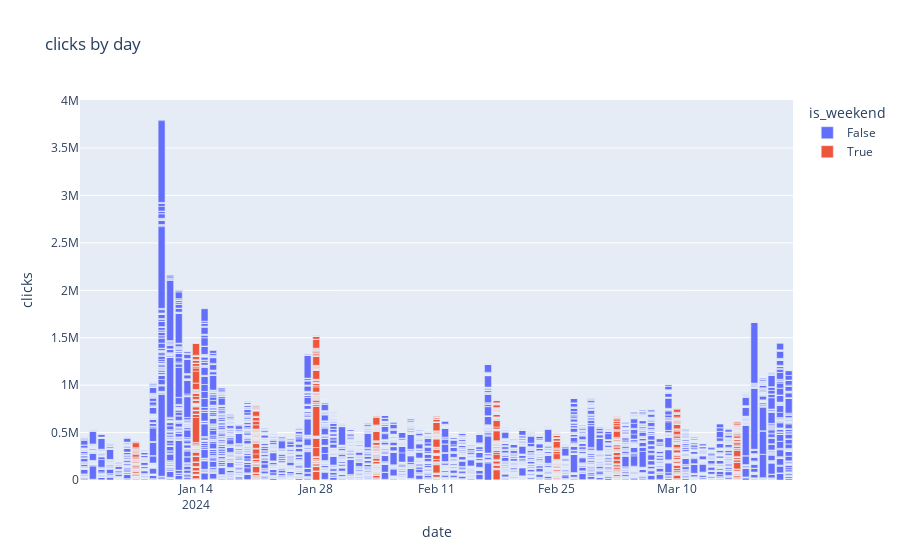

Write notebook code for a chart like this one.
### Code cell
# yearly_counts = df.groupby(['yr_built', 'historic_house']).size().reset_index(name='counts')
fig = px.bar(df_filtered, 
             x="date", 
             y="discover_clicks", 
             # text_auto=True, 
             color='is_weekend',
             title="clicks by day")
fig.update_layout(
    xaxis_title='date',
    yaxis_title="clicks"
)
fig.show()

### Figure 1 — Plotly figure (JSON) as saved in the notebook; plotly's stock layout.template omitted (floating-point values rounded to 4 significant figures; data arrays with more than 128 entries replaced by an {"elided": "..."} marker saying what was removed)
{"data": [{"alignmentgroup": "True", "hovertemplate": "is_weekend=False<br>date=%{x}<br>discover_clicks=%{y}<extra></extra>", "legendgroup": "False", "marker": {"color": "#636efa", "pattern": {"shape": ""}}, "name": "False", "offsetgroup": "False", "orientation": "v", "showlegend": true, "textposition": "auto", "type": "bar", "x": {"elided": "18787 str values"}, "xaxis": "x", "y": {"elided": "18787 int values"}, "yaxis": "y"}, {"alignmentgroup": "True", "hovertemplate": "is_weekend=True<br>date=%{x}<br>discover_clicks=%{y}<extra></extra>", "legendgroup": "True", "marker": {"color": "#EF553B", "pattern": {"shape": ""}}, "name": "True", "offsetgroup": "True", "orientation": "v", "showlegend": true, "textposition": "auto", "type": "bar", "x": {"elided": "2705 str values"}, "xaxis": "x", "y": {"elided": "2705 int values"}, "yaxis": "y"}], "layout": {"barmode": "relative", "legend": {"title": {"text": "is_weekend"}, "tracegroupgap": 0}, "title": {"text": "clicks by day"}, "xaxis": {"anchor": "y", "domain": [0, 1], "title": {"text": "date"}}, "yaxis": {"anchor": "x", "domain": [0, 1], "title": {"text": "clicks"}}}}
